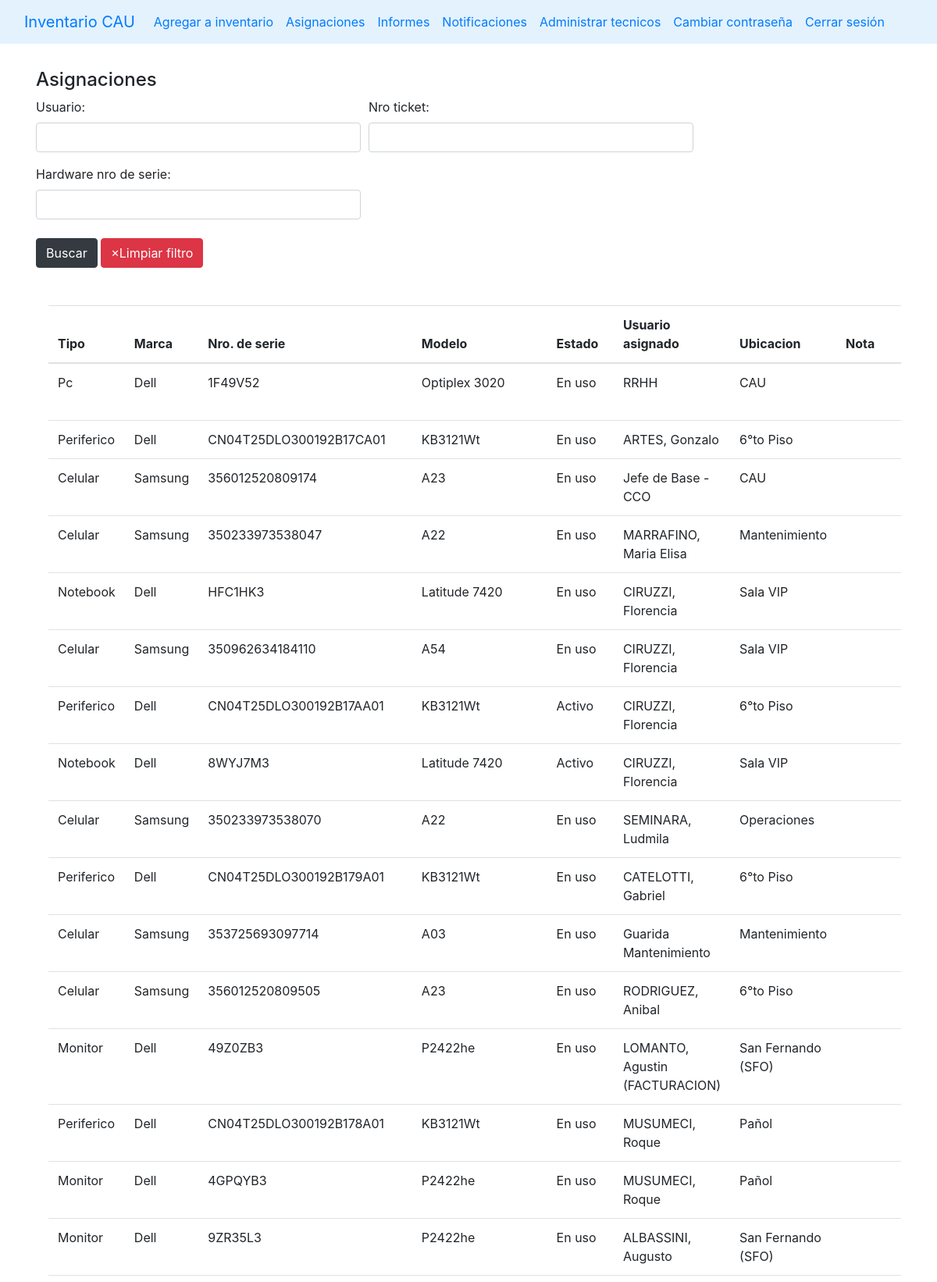
The page /asignaciones (signed in, upper part) on the database its author committed.
### stockaep/models.py (models this page shows, shortened)
class Asignacion(models.Model):
    hardware = models.ForeignKey(Hardware, on_delete=models.CASCADE)
    usuario = models.CharField(max_length=50)
    fecha_creacion = models.DateField(default=timezone.now)
    nro_ticket = models.CharField(blank=True, max_length=10)
    nota = models.TextField(blank=True, max_length=200)
    class Meta:
        ordering = ['fecha_creacion']

class Hardware(models.Model):
    origenes = (
        ('T4', 'T4'),
        ('CAU', 'CAU'),
        ('Yenny', 'Yenny')
    )
    tipo = models.ForeignKey(Tipo, on_delete=models.CASCADE)
    marca = models.ForeignKey(Marca, on_delete=models.CASCADE)
    modelo = models.ForeignKey(Modelo, on_delete=models.CASCADE)
    nro_de_serie = models.CharField(max_length=100, blank=True)
    ubicacion = models.ForeignKey(Ubicacion, on_delete=models.CASCADE)
    estado = models.ForeignKey(Estado, on_delete=models.CASCADE)
    observaciones = models.TextField(max_length=500, blank=True)
    origen = models.CharField(choices=origenes, max_length=10, default='CAU')
    nota = models.TextField(max_length=500, blank=True)
    class Meta:
        ordering = ['tipo']

class Tipo(models.Model):
    name = models.CharField(max_length=50, unique=True)
    class Meta:
        ordering = ['name']
    def __str__(self) -> str:
        return self.name

class Marca(models.Model):
    nombre = models.CharField(max_length=50, null=False, default='S/D', unique=True)
    class Meta:
        ordering = ['nombre']
    def __str__(self):
        return self.nombre

class Modelo(models.Model):
    nombre = models.CharField(max_length=100, null=False, default='S/D')
    class Meta:
        ordering = ['nombre']
    def __str__(self):
        return self.nombre

class Estado(models.Model):
    estados_hardware = (
    ("Nuevo", "Nuevo"),
    ('Activo', 'Activo'),
    ('En uso', 'En uso'),
    ('Fuera de Servicio', 'Fuera de Servicio'),
    ('Scrap', 'Scrap'),
    ('RMA', 'RMA')
)
    nombre = models.CharField(choices=estados_hardware, max_length=50)
    class Meta:
        ordering = ['nombre']
    def __str__(self):
        return f'{self.nombre}'

class Ubicacion(models.Model):
    nombre = models.CharField(max_length=50)
    class Meta:
        ordering = ['nombre']
    def __str__(self):
        return self.nombre

### stockaep/views.py (the view)
# urls.py: path('asignaciones', views.asignaciones, name='asignaciones'),
@login_required(login_url='login')
def asignaciones(request):
    ctx = {'link':'asignaciones'}
    asignaciones = Asignacion.objects.filter()
    f = AsignacionFilter(request.GET, queryset=Asignacion.objects.all())
    asignaciones_filtradas = f.qs
    ctx['filter'] = f
    ctx['asignaciones'] = asignaciones_filtradas
    return render(request, 'main.html', ctx)

### templates/main.html (shortened to what this page needs)
{% load static %}
<!DOCTYPE html>
<html lang="en">
<head>
    <link rel="stylesheet" href="https://stackpath.bootstrapcdn.com/bootstrap/4.5.0/css/bootstrap.min.css"0>
</head>
<body>
    {% include "navbar.html" %}
    {% if link == 'index' %}
        {% include 'list_hardware.html' %}
    {% elif link == 'create' %}
        {% include 'add_to_inventary.html' %}
    {% elif link == 'edit' %}
        {% include 'edit_hardware.html' %}
    {% elif link == 'notification' %}
        {% include 'notifications.html' %}
    {% elif link == 'asignaciones'%}
        {% include 'asignaciones.html' %}
    {% elif link == "admin_users" %}
        {% include "admin_users.html" %}
    {% elif link == "cambio_contraseña" %}
        {% include "cambio_contraseña.html" %}
    {% elif link == "realizar_informe" %}
        {% include "realizar_informe.html" %}
    {% endif %}
</body>
</html>

### templates/asignaciones.html (shortened to what this page needs)
{% load static%}
{% block content %}
<div class="container p-3">
    <h4 class="mt-3">Asignaciones</h4>
    <div class="input-group mb-3">
        <form method="get">
            <div class="form-row" >
                {% for field in filter.form %}
                <div class="form-group col-md-6" id="form-field-{{ forloop.counter0 }}">
                    {{ field.label_tag }}
                    {{ field }}
                </div>
                {% endfor %}
            </div>
            <button type="submit" class="btn btn-dark mb-3 mt-2">Buscar</button>
            <a as="button" class="btn btn-danger mb-3 mt-2" href="{% url 'asignaciones' %}">&times;Limpiar filtro</a>
        </form>
    </div>
    <div class="container p-3 table-responsive">
        <table class="table table-hover">
            <thead>
                <tr>
                    <th scope="col">Tipo</th>
                    <th scope="col">Marca</th>
                    <th scope="col">Nro. de serie</th>
                    <th scope="col">Modelo</th>
                    <th scope="col">Estado</th>
                    <th scope="col">Usuario asignado</th>
                    <th scope="col">Ubicacion</th>
                    <th scope="col">Nota</th>
                </tr>
            </thead>
            <tbody>
                {% for a in asignaciones reversed%}
                    <tr>
                        <td>{{a.hardware.tipo}}</td>
                        <td>{{a.hardware.marca}}</td>
                        <td>{{a.hardware.nro_de_serie}}</td>
                        <td>{{a.hardware.modelo}}</td>
                        <td>{{a.hardware.estado}}</td>
                        <td>{{a.usuario}}</td>
                        <td>{{a.hardware.ubicacion}}</td>
                        <td>{{a.nota}}</td>
                    </tr>
                {% endfor %}
            </tbody>
        </table>
    </div>
</div>
{% endblock %}

### rows shown on the page
Asignacion: hardware.tipo "Pc", hardware.marca "Dell", hardware.nro_de_serie "1F49V52", hardware.modelo "Optiplex 3020", hardware.estado "En uso", usuario "RRHH", hardware.ubicacion "CAU"
Asignacion: hardware.tipo "Periferico", hardware.marca "Dell", hardware.nro_de_serie "CN04T25DLO300192B17CA01", hardware.modelo "KB3121Wt", hardware.estado "En uso", usuario "ARTES, Gonzalo", hardware.ubicacion "6°to Piso"
Asignacion: hardware.tipo "Celular", hardware.marca "Samsung", hardware.nro_de_serie "356012520809174", hardware.modelo "A23", hardware.estado "En uso", usuario "Jefe de Base - CCO", hardware.ubicacion "CAU"
Asignacion: hardware.tipo "Celular", hardware.marca "Samsung", hardware.nro_de_serie "350233973538047", hardware.modelo "A22", hardware.estado "En uso", usuario "MARRAFINO, Maria Elisa", hardware.ubicacion "Mantenimiento"
Asignacion: hardware.tipo "Notebook", hardware.marca "Dell", hardware.nro_de_serie "HFC1HK3", hardware.modelo "Latitude 7420", hardware.estado "En uso", usuario "CIRUZZI, Florencia", hardware.ubicacion "Sala VIP"
Asignacion: hardware.tipo "Celular", hardware.marca "Samsung", hardware.nro_de_serie "350962634184110", hardware.modelo "A54", hardware.estado "En uso", usuario "CIRUZZI, Florencia", hardware.ubicacion "Sala VIP"
Asignacion: hardware.tipo "Periferico", hardware.marca "Dell", hardware.nro_de_serie "CN04T25DLO300192B17AA01", hardware.modelo "KB3121Wt", hardware.estado "Activo", usuario "CIRUZZI, Florencia", hardware.ubicacion "6°to Piso"
Asignacion: hardware.tipo "Notebook", hardware.marca "Dell", hardware.nro_de_serie "8WYJ7M3", hardware.modelo "Latitude 7420", hardware.estado "Activo", usuario "CIRUZZI, Florencia", hardware.ubicacion "Sala VIP"
Asignacion: hardware.tipo "Celular", hardware.marca "Samsung", hardware.nro_de_serie "350233973538070", hardware.modelo "A22", hardware.estado "En uso", usuario "SEMINARA, Ludmila", hardware.ubicacion "Operaciones"
Asignacion: hardware.tipo "Periferico", hardware.marca "Dell", hardware.nro_de_serie "CN04T25DLO300192B179A01", hardware.modelo "KB3121Wt", hardware.estado "En uso", usuario "CATELOTTI, Gabriel", hardware.ubicacion "6°to Piso"
Asignacion: hardware.tipo "Celular", hardware.marca "Samsung", hardware.nro_de_serie "353725693097714", hardware.modelo "A03", hardware.estado "En uso", usuario "Guarida Mantenimiento", hardware.ubicacion "Mantenimiento"
Asignacion: hardware.tipo "Celular", hardware.marca "Samsung", hardware.nro_de_serie "356012520809505", hardware.modelo "A23", hardware.estado "En uso", usuario "RODRIGUEZ, Anibal", hardware.ubicacion "6°to Piso"
Asignacion: hardware.tipo "Monitor", hardware.marca "Dell", hardware.nro_de_serie "49Z0ZB3", hardware.modelo "P2422he", hardware.estado "En uso", usuario "LOMANTO, Agustin (FACTURACION)", hardware.ubicacion "San Fernando (SFO)"
Asignacion: hardware.tipo "Periferico", hardware.marca "Dell", hardware.nro_de_serie "CN04T25DLO300192B178A01", hardware.modelo "KB3121Wt", hardware.estado "En uso", usuario "MUSUMECI, Roque", hardware.ubicacion "Pañol"
Asignacion: hardware.tipo "Monitor", hardware.marca "Dell", hardware.nro_de_serie "4GPQYB3", hardware.modelo "P2422he", hardware.estado "En uso", usuario "MUSUMECI, Roque", hardware.ubicacion "Pañol"
Asignacion: hardware.tipo "Monitor", hardware.marca "Dell", hardware.nro_de_serie "9ZR35L3", hardware.modelo "P2422he", hardware.estado "En uso", usuario "ALBASSINI, Augusto", hardware.ubicacion "San Fernando (SFO)"

### other values the page prints
{{ field.label_tag }} "Usuario:" "Nro ticket:" "Hardware nro de serie:"
